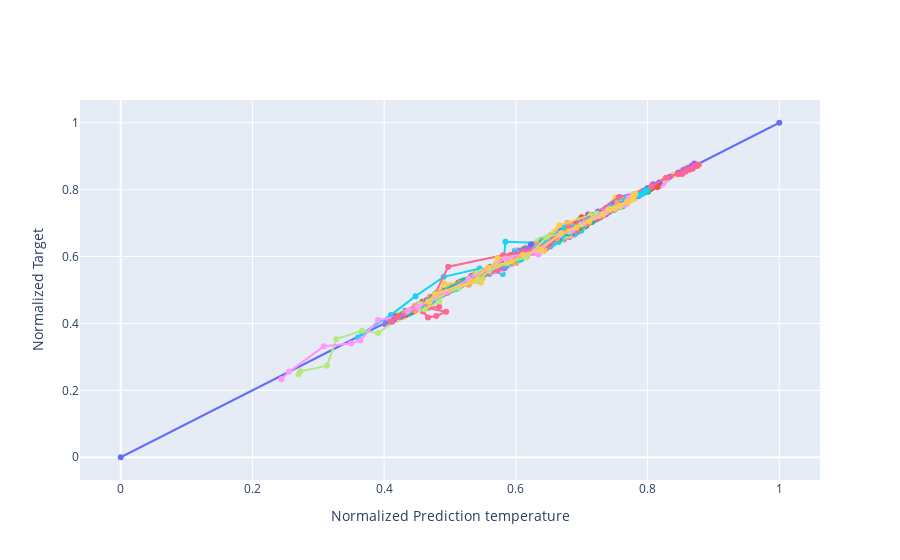

Write notebook code for a chart like this one.
### Code cell
# temperature
skip = 20

fig = go.Figure()
fig.add_trace(go.Scatter(x = [0,1], y = [0,1], showlegend=False, mode="markers+lines"))
for i in range(0,len(X_train), batch_size*skip):
    fig.add_trace(go.Scatter(x = model.predict(X_train[i:i+batch_size],verbose=0)[:,1], 
                             y = y_train[i:i+batch_size,1], 
                             showlegend=False, mode="markers+lines"))
fig.update_yaxes(title='Normalized Target')
fig.update_xaxes(title='Normalized Prediction temperature')
